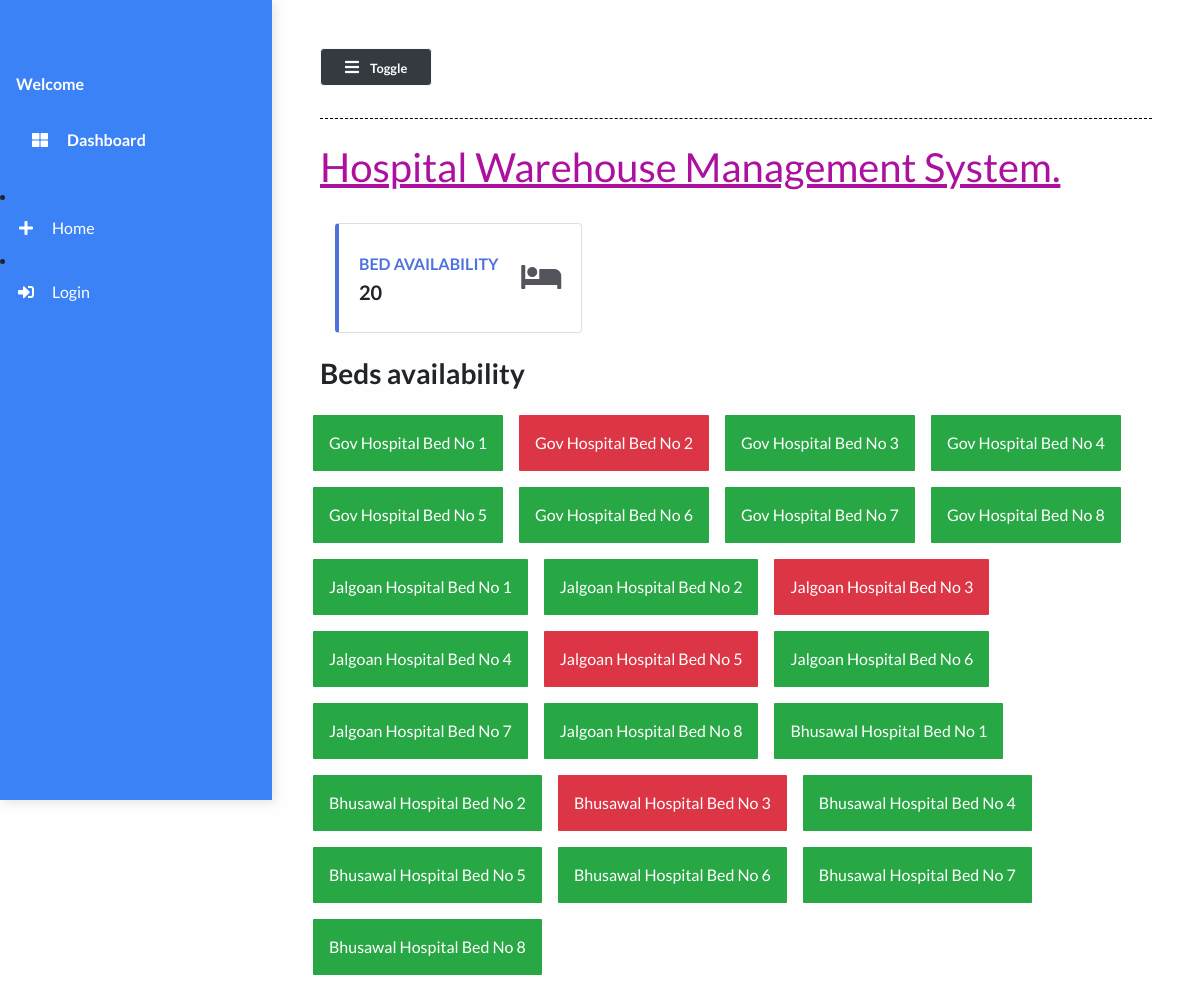
The page / on the database its author committed.
### main/models.py (models this page shows)
class Bed(models.Model):
    bed_number = models.CharField(max_length=50)
    occupied = models.BooleanField()
    def __str__(self):
        return self.bed_number

### main/views.py (the view)
# urls.py: path("", views.dashboard, name="dashboard"),
def dashboard(request):
    patients = Patient.objects.all()
    patient_count = patients.count()
    patients_recovered = Patient.objects.filter(status="Recovered")
    patients_deceased = Patient.objects.filter(status="Deceased")
    deceased_count = patients_deceased.count()
    recovered_count = patients_recovered.count()
    beds = Bed.objects.all()
    beds_available = Bed.objects.filter(occupied=False).count()
    context = {
        'patient_count': patient_count,
        'recovered_count': recovered_count,
        'beds_available': beds_available,
        'deceased_count':deceased_count,
        'beds':beds
    }
    print(patient_count)
    return render(request, 'main/dashboard.html', context)

### main/templates/main/dashboard.html (shortened to what this page needs)
{% extends 'main/base.html' %}
{% load static %}
{% block content %}
<h1 style="color:rgb(172, 16, 159);align-self: center;"><u>Hospital Warehouse Management System.</u></h1><br>
            <div class="col-xl-4 col-md-6 col-sm-12 mb-4">
                <div class="card border-left-primary shadow h-100 py-2">
                    <div class="card-body">
                        <div class="row no-gutters align-items-center">
                            <div class="col mr-2">
                                <div class="text-xs font-weight-bold text-blue text-uppercase mb-1">
                                    Bed availability</div>
                                <div class="h5 mb-0 font-weight-bold text-gray-800">{{beds_available}}</div>
                            </div>
                            <div class="col-auto">
                                <i class="fas fa-bed fa-2x text-gray-300"></i>
                            </div>
                        </div>
                    </div>
                </div>
            </div>
        <div><h3 class="font-weight-bold my-3">Beds availability</h3></div>
        <div class="row">
            {% for bed in beds %}
                <div class="
                {% if bed.occupied == True %}
                bg-danger
                {% elif bed.occupied == False %}
                bg-success
                {% endif %}
                grid-box my-2 mx-2 py-3 px-3 text-white">{{ bed }}</div>
            {% endfor %}
        </div>
    </div>
{% endblock content %}

### main/templates/main/base.html (shortened to what this page needs)
{% load static %}
<!DOCTYPE html>
<html lang="en">
  <head>
    <link
      rel="stylesheet"
      href="https://maxcdn.bootstrapcdn.com/bootstrap/4.0.0/css/bootstrap.min.css"
    />
    <link
      rel="stylesheet"
      href="https://cdnjs.cloudflare.com/ajax/libs/font-awesome/5.14.0/css/all.min.css"
    />
    <link
      rel="stylesheet"
      href="{% static 'styles/base.css' %}"
      type="text/css"
    />
    <link rel="stylesheet" href="//code.jquery.com/ui/1.12.1/themes/base/jquery-ui.css">
  </head>
  <body>
<div class="vertical-nav" id="sidebar">
	<div class="py-4 px-3 mb-4">
	</div>
	<p class="text-white font-weight-bold px-3 pb-4 mb-0">
		Welcome {{user.first_name}}
	</p>
	<p class="text-gray font-weight-bold px-3 pb-4 mb-0">
		<a href="{% url 'dashboard' %}" class="nav-link text-white">
			<i class="fa fa-th-large mr-3 text-primary"></i> Dashboard</a>
	</p>
    <li class="nav-item">
      <a href="{% url 'info' %}" class="nav-link text-white">
        <i class="fa fa-plus mr-3 text-primary fa-fw"></i>Home
      </a>
    </li>
    {% if request.user.is_authenticated == False %}
    <li class="nav-item">
			<a href="{% url 'login' %}" class="nav-link text-white">
				<i class="fa fa-sign-in-alt mr-3 text-primary fa-fw"></i>Login
			</a>
		</li>
    {% else %}
		<li class="nav-item">
			<a href="{% url 'logout' %}" class="nav-link text-white">
				<i class="fa fa-sign-out-alt mr-3 text-primary fa-fw"></i>Logout
			</a>
		</li>
    {% endif %}
</div>
    <div class="page-content p-5" id="content">
        <button id="sidebarCollapse" class="btn btn-light bg-dark rounded-pill shadow-sm px-4 mb-4" type="button">
            <i class="fa fa-bars mr-2 text-primary"></i>
            <small class="font-weight-bold text-primary">
                Toggle
            </small>
        </button>
		<div class="seperator mt-1 mb-4"></div>
		{% block content %}{% endblock content %}
  </body>
</html>

### static/styles/base.css (style rules this page uses)
body { background: #fffefe; min-height: 100vh; overflow-x: hidden; font-family:Lato,'Helvetica Neue',Helvetica,Arial,sans-serif; }
.vertical-nav { background: #3b82f6 !important; min-width: 17rem; height: 100vh; position: fixed; top: 0; left: 0; box-shadow: 3px 3px 10px rgba(0, 0, 0, 0.1); transition: all 0.4s; }
.page-content { width: calc(100% -17rem); margin-left: 17rem; transition: all 0.4s; }
.seperator { margin: 3rem 0; border-bottom: 1px dashed #000000; }
.nav-link { text-transform: capitalize; }
.text-primary { color: #fff !important; }
.text-gray-300 { color: #54555c !important; }
.border-left-primary { border-left: 0.25rem solid #4e73df !important; }
.text-blue { color: #4e73df !important; }
.grid-box { border-radius: 1px; }

### rows shown on the page
Bed: bed_number "Gov Hospital Bed No 1"
Bed: bed_number "Gov Hospital Bed No 2"
Bed: bed_number "Gov Hospital Bed No 3"
Bed: bed_number "Gov Hospital Bed No 4"
Bed: bed_number "Gov Hospital Bed No 5"
Bed: bed_number "Gov Hospital Bed No 6"
Bed: bed_number "Gov Hospital Bed No 7"
Bed: bed_number "Gov Hospital Bed No 8"
Bed: bed_number "Jalgoan Hospital Bed No 1"
Bed: bed_number "Jalgoan Hospital Bed No 2"
Bed: bed_number "Jalgoan Hospital Bed No 3"
Bed: bed_number "Jalgoan Hospital Bed No 4"
Bed: bed_number "Jalgoan Hospital Bed No 5"
Bed: bed_number "Jalgoan Hospital Bed No 6"
Bed: bed_number "Jalgoan Hospital Bed No 7"
Bed: bed_number "Jalgoan Hospital Bed No 8"
Bed: bed_number "Bhusawal Hospital Bed No 1"
Bed: bed_number "Bhusawal Hospital Bed No 2"
Bed: bed_number "Bhusawal Hospital Bed No 3"
Bed: bed_number "Bhusawal Hospital Bed No 4"
Bed: bed_number "Bhusawal Hospital Bed No 5"
Bed: bed_number "Bhusawal Hospital Bed No 6"
Bed: bed_number "Bhusawal Hospital Bed No 7"
Bed: bed_number "Bhusawal Hospital Bed No 8"

### other values the page prints
{{ beds_available }} "20"
